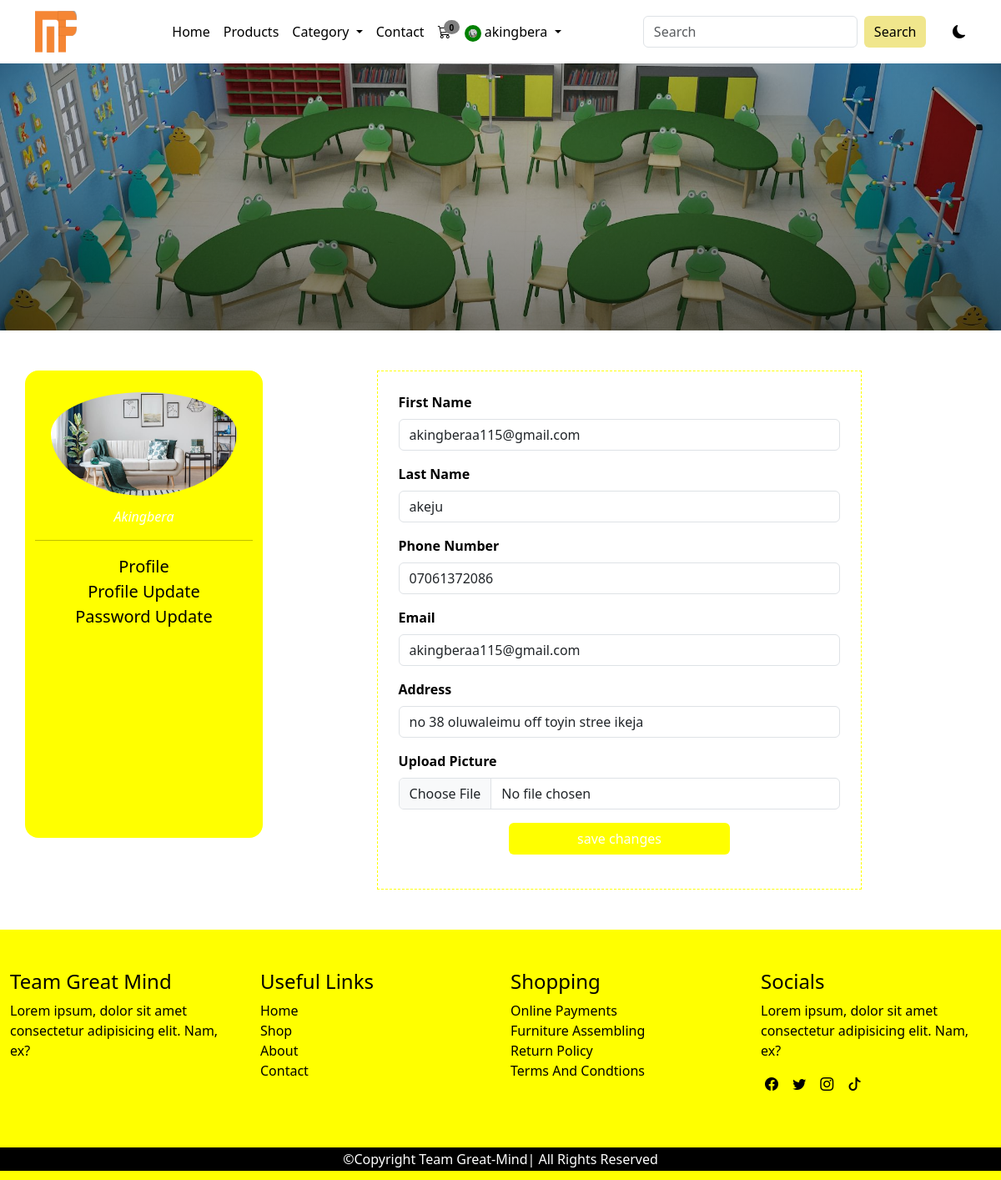
/profile_update (signed in), run on the app's committed database.
### main/models.py (models this page shows, shortened)
class AppInfo(models.Model):
    appname=models.CharField(max_length=50)
    logo=models.ImageField(upload_to='logo')
    carousel1 = models.ImageField(upload_to='carousel1')
    carousel2 = models.ImageField(upload_to='carousel2')
    carousel3 = models.ImageField(upload_to='carousel3')
    banner = models.ImageField(upload_to='banner')
    copyright = models.IntegerField()

class Customer(models.Model):
    user=models.OneToOneField(User, on_delete=models.CASCADE)
    first_name = models.CharField(max_length=50)
    last_name = models.CharField(max_length=50)
    phone = models.CharField(max_length=15)
    email = models.EmailField(max_length=100)
    address = models.CharField(max_length=150)
    pix = models.ImageField(upload_to='customer')
    joined = models.DateField(auto_now=True)
    class Meta:
        db_table='customer'
        managed=True
        verbose_name='Customer'
        verbose_name_plural='Customer'

### main/views.py (the view, shortened to what this page needs)
# urls.py: path('profile_update',views.profile_update, name='profile_update'),
def profile_update(request):
    userprof=Customer.objects.get(user__username =request.user.username)
    form = ProfileUpdateForm(instance=request.user.customer)
    context={
        'userprof':userprof
    }
    return render(request, 'profile_update.html', context)

### main/context_processor.py (called while the page is built)
def dropdown(request):
    info = AppInfo.objects.get(pk=1)
    fdog = Category.objects.all()
    context={
        'info': info,
        'fdog': fdog,
    }
    return context

def cartcount(request):
    count=Cart.objects.filter(user__username = request.user.username, paid=False)
    itemcount=0
    for item in count:
        itemcount+=item.quantity
    context ={
        'itemcount': itemcount
    }
    return context

### main/templates/profile_update.html (shortened to what this page needs)
{% extends 'base.html' %}
{% block header %} {% include 'header.html' %} {% endblock header%}
{% block banner %} {% include 'banner.html' %} {% endblock banner%}
{% block content %}
    <div class="container">
            <div class="row my-5">
                <div class="col-12 col-md-3 pavat">
                    <img src="{{userprof.pix.url}}" alt="">
                    <p>{{userprof.user}}</p>
                    <hr>
                    <ul class="list-unstyled">
                        <li><a href="{% url 'profile' %}">Profile</a></li>
                        <li><a href="{% url 'profile_update' %}">Profile update</a></li>
                        <li><a href="{% url 'password_update' %}">Password Update</a></li>
                    </ul>
                </div>
                <div class="col-12 col-md-9 pupdate">
                   <form action="{% url 'profile_update' %}" method="POST" enctype="multipart/form-data">
                        <div class="mb-3">
                            <label for="exampleFormControlInput1" class="form-label">First Name</label>
                            <input type="text" name="first_name" value="{{userprof.first_name}}" class="form-control" id="exampleFormControlInput1" placeholder="name@example.com">
                        </div>
                        <div class="mb-3">
                            <label for="exampleFormControlInput1" class="form-label">Last Name</label>
                            <input type="text" name="last_name" value="{{userprof.last_name}}" class="form-control" id="exampleFormControlInput1" placeholder="lastname">
                        </div>
                        <div class="mb-3">
                            <label for="exampleFormControlInput1" class="form-label">Phone Number</label>
                            <input type="text" name="phone" value="{{userprof.phone}}"class="form-control" id="exampleFormControlInput1" placeholder="phone number">
                        </div>
                        <div class="mb-3">
                            <label for="exampleFormControlInput1" class="form-label">Email</label>
                            <input type="email" name="email" value="{{userprof.email}}" class="form-control" id="exampleFormControlInput1" placeholder="name@example.com">
                        </div>
                        <div class="mb-3">
                            <label for="exampleFormControlInput1" class="form-label">Address</label>
                            <input type="text" name="address" value="{{userprof.address}}" class="form-control" id="exampleFormControlInput1" placeholder="name@example.com">
                        </div>
                        <div class="mb-3">
                            <label for="exampleFormControlInput1" class="form-label">Upload Picture</label>
                            <input type="file" name="pix" class="form-control" id="exampleFormControlInput1" placeholder="name@example.com">
                        </div>
                        <div class="mb-3">
                            <button class="btn" type="submit">save changes</button>
                        </div>
                    </form>
                </div>
            </div>
           </div>
{% endblock content%}
{%block footer %} {% include 'footer.html' %} {% endblock footer %}

### main/templates/header.html (shortened to what this page needs)
<nav class="navbar navbar-expand-lg ">
        <div class="container ">
            <a class="navbar-brand" href="#"><img src="{{info.logo.url}}" alt="" height="50px" width="50px"></a>
            <div class="collapse navbar-collapse" id="navbarSupportedContent">
                <ul class="navbar-nav mx-auto mb-2 mb-lg-0">
                    {% if user.is_authenticated %}
                        <li class="nav-item">
                            <a class="nav-link " href="{% url 'home' %}">Home</a>
                        </li>
                        <li class="nav-item">
                            <a class="nav-link" href="{% url 'products' %}">Products</a>
                        </li>
                        <li class="nav-item dropdown">
                            <a class="nav-link dropdown-toggle" href="#" role="button" data-bs-toggle="dropdown" aria-expanded="false">
                                Category
                            </a>
                        </li>
                        <li class="nav-item">
                            <a class="nav-link" href="{% url 'contact' %}">Contact</a>
                        </li>
                         <li class="nav-item">
                        <a class="nav-link" href="{% url 'cart' %}">
                            <div class="wrapper">
                                <i class="bi bi-cart3"></i>
                                <span class="badge">{{itemcount}}</span>
                            </div>
                        </a>
                        </li>
                    <li class="nav-item dropdown">
                        <a class="nav-link dropdown-toggle" href="#" role="button" data-bs-toggle="dropdown" aria-expanded="false">
                            {% if user.customer %}
                            <img src="{{user.customer.pix.url}}" alt="" height="20px" width="20px">
                            {% endif %}
                            <span>{{user.username}}</span>
                        </a>
                    </li>
                   {% endif %}
                </ul>
                <form class="d-flex search" role="search" action="{% url 'search' %}" method="POST">
                    <input class="form-control me-2" name="search" type="search" placeholder="Search" aria-label="Search">
                    <button class="btn btn-outline-success" type="submit">Search</button>
                </form>
                 <div class="samson">
                    <i class="bi bi-moon-fill"></i>
                 </div>
            </div>
        </div>
    </nav>

### main/static/css/style.css (style rules this page uses)
* { box-sizing: border-box; padding: 0; margin: 0; }
.samson { margin-left: 3%; cursor: pointer; }
:root { --bg: white; --icon: black; --text: black; --card: black; }
body { background: var(--bg) !important; color: var(--text) !important; overflow: hidden; }
.navbar { background: var(--bg); }
.navbar-nav a { color: var(--text); font-weight: 500; }
.wrapper { position: relative; }
.wrapper span { position: absolute; color: black; right: -10px; top: -2px; font-size: 10px; border-radius: 50%; background-color: grey; }
.nav-link img { border: 5px solid green; border-radius: 50%; }
.search button { background-color: khaki; border: none; color: black; font-weight: 300; }
.pavat { text-align: center; background-color: yellow; border-radius: 1rem; height: 70vh; }
.pavat img { height: 150px; border-radius: 100%; padding-top: 10%; }
.pavat p { color: white; font-style: italic; text-transform: capitalize; padding-top: 5%; }
.pavat a { text-decoration: none; text-transform: capitalize; font-size: 20px; color: black; }
.pupdate form { width: 70%; margin-left: 15%; margin-right: 15%; border: 1px dashed yellow; padding: 3%; }
.pupdate form label { font-weight: 600; }
.pupdate button { background-color: yellow; width: 50%; margin-left: 25%; margin-right: 25%; color: white; font-weight: 500; }

### data on the page
AppInfo: logo (picture)
Customer: pix (picture), user "Akingbera", first_name "akingberaa115@gmail.com", last_name "akeju", phone "07061372086", email "akingberaa115@gmail.com", address "no 38 oluwaleimu off toyin stree ikeja"

### other printed values
{{ itemcount }} "0"
{{ user.username }} "akingbera"
